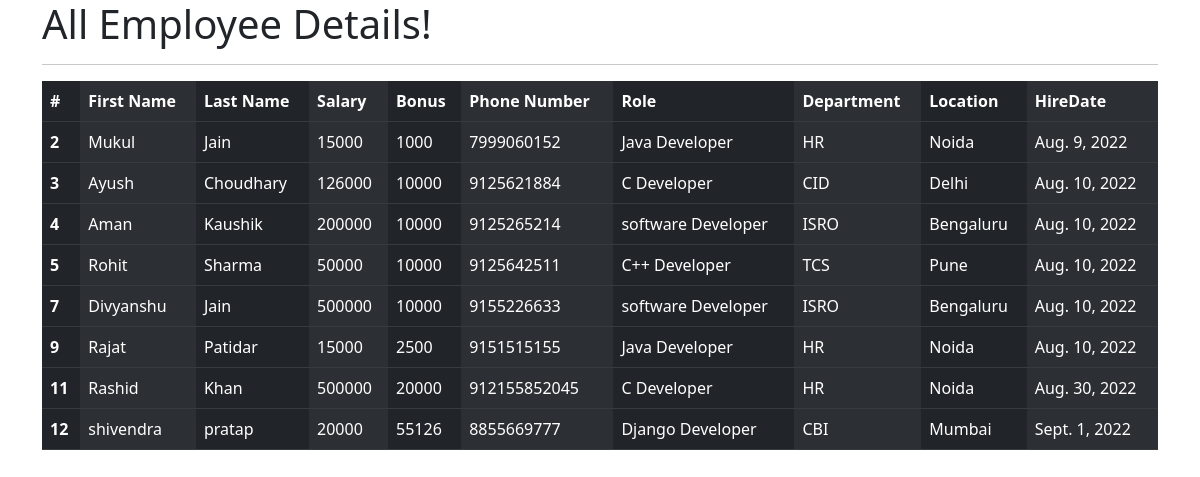
The app's page /all_emp with its own data.
### app/models.py (models this page shows, shortened)
class Employee(models.Model):
    first_name = models.CharField(max_length=100, null=False)
    last_name = models.CharField(max_length=100)
    dept = models.ForeignKey(Department, on_delete=models.CASCADE)
    salary = models.IntegerField(default=0)
    bonus = models.IntegerField(default=0)
    role = models.ForeignKey(Role, on_delete=models.CASCADE)
    phone = models.IntegerField(default=0)
    hire_date = models.DateField()
    def __str__(self):
        return "%s %s" %(self.first_name, self.last_name)

class Role(models.Model):
    name = models.CharField(max_length=100, null=False)

class Department(models.Model):
    name = models.CharField(max_length=100, null=False)
    location = models.CharField(max_length=100)

### app/views.py (the view)
# urls.py: path('all_emp', views.all_emp, name="all_emp"),
def all_emp(request):
    emps = Employee.objects.all()
    context = {
        'emps' : emps
    }
    print(context)
    return render(request,'all_emp.html', context)

### Template/all_emp.html (shortened to what this page needs)
<!DOCTYPE html>
<html lang="en">
<head>
    <link rel="stylesheet" href="https://cdn.jsdelivr.net/npm/bootstrap@5.2.0/dist/css/bootstrap.rtl.min.css">
</head>
<body>
    <div class="container">
        <h1>All Employee Details!</h1>
        <hr>
        <table class="table table-dark table-striped-columns">
            <thead>
                <tr>
                    <th scope="col">#</th>
                    <th scope="col">First Name</th>
                    <th scope="col">Last Name</th>
                    <th scope="col">Salary</th>
                    <th scope="col">Bonus</th>
                    <th scope="col">Phone Number</th>
                    <th scope="col">Role</th>
                    <th scope="col">Department</th>
                    <th scope="col">Location</th>
                    <th scope="col">HireDate</th>
                </tr>
            </thead>
            {% for emp in emps %}
            <tbody>
                <tr>
                    <th scope="row">{{emp.id}}</th>
                    <td>{{emp.first_name}}</td>
                    <td>{{emp.last_name}}</td>
                    <td>{{emp.salary}}</td>
                    <td>{{emp.bonus}}</td>
                    <td>{{emp.phone}}</td>
                    <td>{{emp.role.name}}</td>
                    <td>{{emp.dept.name}}</td>
                    <td>{{emp.dept.location}}</td>
                    <td>{{emp.hire_date}}</td>
                </tr>
            </tbody>
            {% endfor %}
        </table>
    </div>
</body>
</html>

### records on screen
Employee: id "2", first_name "Mukul", last_name "Jain", salary "15000", bonus "1000", phone "7999060152", role.name "Java Developer", dept.name "HR", dept.location "Noida", hire_date "Aug. 9, 2022"
Employee: id "3", first_name "Ayush", last_name "Choudhary", salary "126000", bonus "10000", phone "9125621884", role.name "C Developer", dept.name "CID", dept.location "Delhi", hire_date "Aug. 10, 2022"
Employee: id "4", first_name "Aman", last_name "Kaushik", salary "200000", bonus "10000", phone "9125265214", role.name "software Developer", dept.name "ISRO", dept.location "Bengaluru", hire_date "Aug. 10, 2022"
Employee: id "5", first_name "Rohit", last_name "Sharma", salary "50000", bonus "10000", phone "9125642511", role.name "C++ Developer", dept.name "TCS", dept.location "Pune", hire_date "Aug. 10, 2022"
Employee: id "7", first_name "Divyanshu", last_name "Jain", salary "500000", bonus "10000", phone "9155226633", role.name "software Developer", dept.name "ISRO", dept.location "Bengaluru", hire_date "Aug. 10, 2022"
Employee: id "9", first_name "Rajat", last_name "Patidar", salary "15000", bonus "2500", phone "9151515155", role.name "Java Developer", dept.name "HR", dept.location "Noida", hire_date "Aug. 10, 2022"
Employee: id "11", first_name "Rashid", last_name "Khan", salary "500000", bonus "20000", phone "912155852045", role.name "C Developer", dept.name "HR", dept.location "Noida", hire_date "Aug. 30, 2022"
Employee: id "12", first_name "shivendra", last_name "pratap", salary "20000", bonus "55126", phone "8855669777", role.name "Django Developer", dept.name "CBI", dept.location "Mumbai", hire_date "Sept. 1, 2022"
